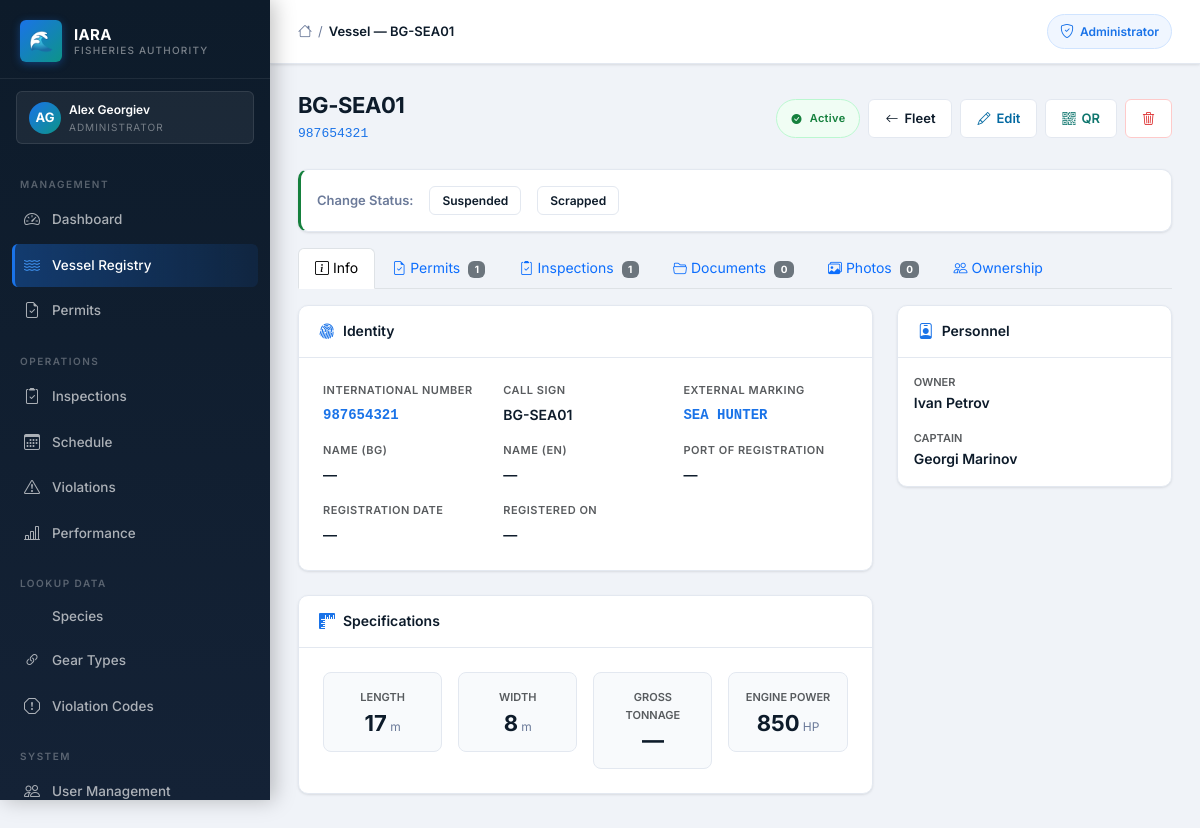
Before: /admin/vessels/1 (signed in) with the older database file.
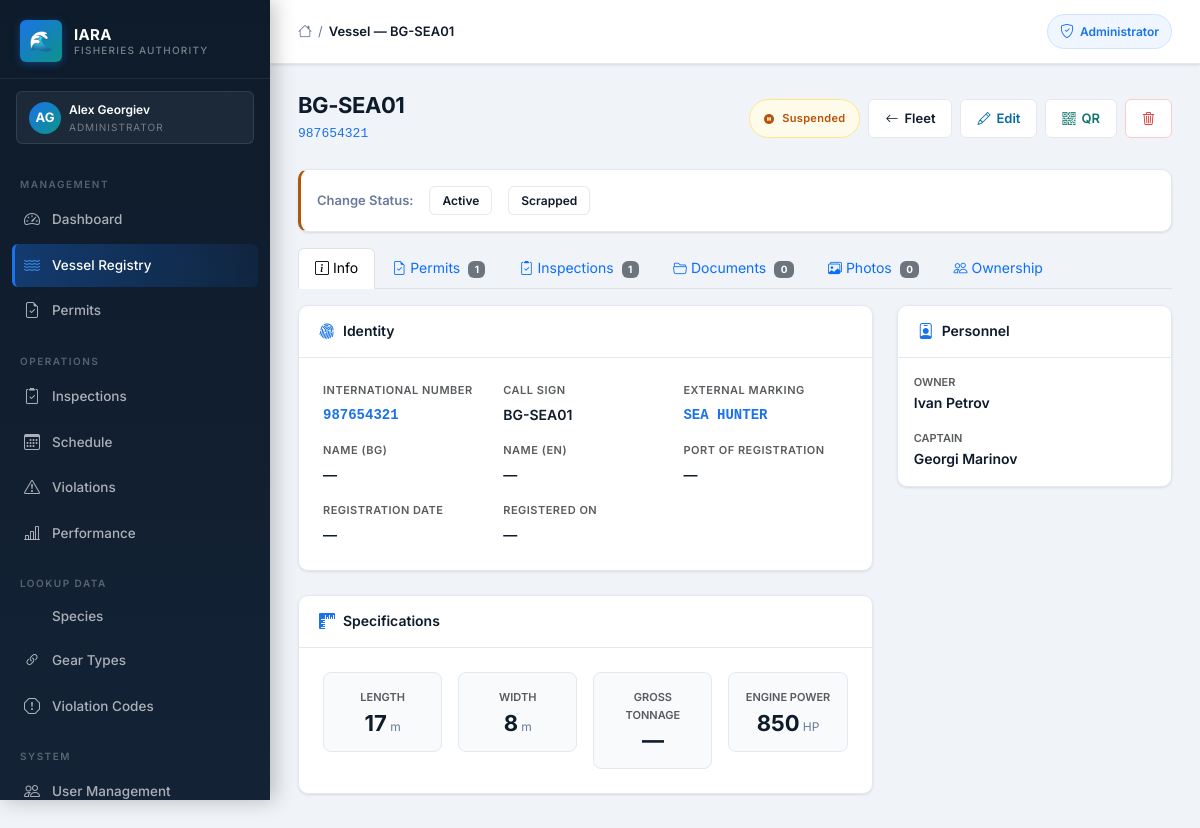
After: the same page with the newer database file.
### iara_app/models.py (models this page shows, shortened)
class Vessel(db.Model):
    __tablename__ = "vessel"
    id = db.Column(db.Integer, primary_key=True)
    international_number = db.Column(db.String(50), nullable=False, unique=True)
    call_sign            = db.Column(db.String(50), nullable=False)
    marking              = db.Column(db.String(50), nullable=False)
    name_bg = db.Column(db.String(150))
    name_en = db.Column(db.String(150))
    port_registration = db.Column(db.String(100))
    registration_date = db.Column(db.Date)
    status = db.Column(db.String(20), nullable=False, default=VesselStatus.ACTIVE.value)
    length        = db.Column(db.Float, nullable=False)
    width         = db.Column(db.Float, nullable=False)
    gross_tonnage = db.Column(db.Float)
    engine_power  = db.Column(db.Integer, nullable=False)
    owner_name   = db.Column(db.String(100), nullable=False)
    owner_egn    = db.Column(db.String(20))
    captain_name = db.Column(db.String(100), nullable=False)
    created_at = db.Column(db.DateTime, default=datetime.utcnow)
    permits              = db.relationship("Permit", backref="vessel", lazy=True)
    inspections          = db.relationship("Inspection", backref="vessel", lazy=True)
    scheduled_inspections = db.relationship("ScheduledInspection", backref="vessel", lazy=True)
    documents            = db.relationship("VesselDocument", backref="vessel", lazy=True, cascade="all, delete-orphan")
    photos               = db.relationship("VesselPhoto", backref="vessel", lazy=True, cascade="all, delete-orphan")
    ownership_history    = db.relationship("VesselOwnershipHistory", backref="vessel", lazy=True, cascade="all, delete-orphan")

### iara_app/routes/admin.py (the view)
@bp.route("/vessels/<int:vessel_id>")
@login_required
@admin_required
def vessel_details(vessel_id):
    vessel   = db.get_or_404(Vessel, vessel_id)
    doc_form   = VesselDocumentUploadForm()
    photo_form = VesselPhotoUploadForm()
    own_form   = VesselOwnershipForm()
    active_tab = request.args.get("tab", "info")
    return render_template(
        "vessels/vessel_details.html",
        vessel=vessel,
        doc_form=doc_form,
        photo_form=photo_form,
        own_form=own_form,
        active_tab=active_tab,
        title=f"Vessel — {vessel.call_sign}"
    )

### iara_app/__init__.py (called while the page is built)
def create_app():
    app = Flask(__name__)
    app.config.from_object(Config)
    db.init_app(app)
    login_manager.init_app(app)
    migrate.init_app(app, db)
    csrf.init_app(app)
    from .models import User
    @login_manager.user_loader
    def load_user(user_id):
        user = db.session.get(User, int(user_id))   # SQLAlchemy 2.x style
        if user is None:
            return None
        if not user.is_active:
            return None
        return user
    from .routes import register_blueprints
    register_blueprints(app)
    scheduler.init_app(app)
    scheduler.start()
    scheduler.add_job(
        id="expire_permits_daily",
        func=expire_old_permits,
        trigger="interval",
        days=1
    )
    return app

### iara_app/templates/vessels/vessel_details.html (shortened to what the changed rows need)
{% extends "layout/base.html" %}
{% block content %}
{% set sc = {'Active':'#15803d','Suspended':'#b45309','Scrapped':'#dc2626'} %}
{% set sb = {'Active':'#f0fdf4','Suspended':'#fffbeb','Scrapped':'#fef2f2'} %}
{% set se = {'Active':'#bbf7d0','Suspended':'#fde68a','Scrapped':'#fecaca'} %}
{% set si = {'Active':'bi-check-circle-fill','Suspended':'bi-pause-circle-fill','Scrapped':'bi-x-circle-fill'} %}
<div class="page-header d-flex flex-wrap justify-content-between align-items-center mb-4">
  <div>
    <h1 class="page-title">{{ vessel.call_sign }}</h1>
    <p class="page-subtitle">
      <span style="font-family:monospace;color:var(--iara-blue);">{{ vessel.international_number }}</span>
    </p>
  </div>
  <div class="d-flex gap-2 flex-wrap">
    <span class="iara-badge" style="background:{{ sb[vessel.status] }};color:{{ sc[vessel.status] }};border:1px solid {{ se[vessel.status] }};padding:8px 14px;">
      <i class="bi {{ si[vessel.status] }} me-1"></i>{{ vessel.status }}
    </span>
    <a href="{{ url_for('admin.vessels') }}" class="btn-iara-secondary"><i class="bi bi-arrow-left"></i> Fleet</a>
    <a href="{{ url_for('admin.edit_vessel', vessel_id=vessel.id) }}" class="btn-iara-secondary" style="color:#0369a1;"><i class="bi bi-pencil"></i> Edit</a>
    <a href="{{ url_for('admin.vessel_qr_print', vessel_id=vessel.id) }}" class="btn-iara-secondary" target="_blank" style="color:#0f766e;"><i class="bi bi-qr-code"></i> QR</a>
    <form method="POST" action="{{ url_for('admin.delete_vessel', vessel_id=vessel.id) }}"
          onsubmit="return confirm('Delete {{ vessel.call_sign }}?');" style="display:inline;">
      <button class="btn-iara-secondary" style="color:#dc2626;border-color:#fecaca;"><i class="bi bi-trash3"></i></button>
    </form>
  </div>
</div>
<div class="iara-card mb-3 p-3 d-flex align-items-center gap-3 flex-wrap" style="border-left:3px solid {{ sc[vessel.status] }};">
  {% for s in ['Active','Suspended','Scrapped'] %}
    {% if s != vessel.status %}
    <form method="POST" action="{{ url_for('admin.vessel_change_status', vessel_id=vessel.id) }}" style="display:inline;">
      <button type="submit" class="btn-iara-secondary" style="font-size:12px;padding:4px 12px;"
              onclick="return {{ 'confirm(\'This will expire all active permits. Continue?\')' if s == 'Scrapped' else 'true' }}">
        {{ s }}
      </button>
    </form>
    {% endif %}
  {% endfor %}
</div>
{% if active_tab == 'info' %}
<div class="row g-4">
  <div class="col-lg-8">
    <div class="iara-card mb-4">
      <div class="iara-card-header"><h2 class="iara-card-title"><i class="bi bi-fingerprint"></i> Identity</h2></div>
      <div class="iara-card-body p-4">
        <div class="row g-3">
          {% macro field(label, val, mono=false) %}
          <div class="col-md-4">
            <div class="text-muted" style="font-size:11px;font-weight:600;text-transform:uppercase;letter-spacing:.5px;margin-bottom:4px;">{{ label }}</div>
            <div style="font-size:14px;font-weight:600;{% if mono %}font-family:monospace;color:var(--iara-blue);{% endif %}">{{ val or '—' }}</div>
          </div>
          {% endmacro %}
          {{ field('International Number', vessel.international_number, true) }}
          {{ field('Call Sign', vessel.call_sign) }}
          {{ field('External Marking', vessel.marking, true) }}
          {{ field('Name (BG)', vessel.name_bg) }}
          {{ field('Name (EN)', vessel.name_en) }}
          {{ field('Port of Registration', vessel.port_registration) }}
          {{ field('Registration Date', vessel.registration_date) }}
          {{ field('Registered On', vessel.created_at.strftime('%Y-%m-%d') if vessel.created_at else '—') }}
        </div>
      </div>
    </div>
    <div class="iara-card mb-4">
      <div class="iara-card-header"><h2 class="iara-card-title"><i class="bi bi-rulers"></i> Specifications</h2></div>
      <div class="iara-card-body p-4">
        <div class="row g-3">
          {% for label, val, unit in [('Length',vessel.length,'m'),('Width',vessel.width,'m'),('Gross Tonnage',vessel.gross_tonnage,'GT'),('Engine Power',vessel.engine_power,'HP')] %}
          <div class="col-md-3">
            <div class="p-3" style="background:#f8fafc;border:1px solid var(--border-color);border-radius:8px;text-align:center;">
              <div class="text-muted" style="font-size:11px;font-weight:600;text-transform:uppercase;">{{ label }}</div>
              <div style="font-size:22px;font-weight:700;line-height:1.1;margin-top:4px;">{{ val or '—' }}<span style="font-size:12px;font-weight:400;color:var(--text-secondary);"> {{ unit if val }}</span></div>
            </div>
          </div>
          {% endfor %}
        </div>
      </div>
    </div>
  </div>
  <div class="col-lg-4">
    {% set primary_photo = vessel.photos|selectattr('is_primary')|first %}
    <div class="iara-card mb-4">
      <div class="iara-card-header"><h2 class="iara-card-title"><i class="bi bi-person-badge"></i> Personnel</h2></div>
      <div class="iara-card-body p-3">
        <div class="mb-3">
          <div class="text-muted" style="font-size:11px;text-transform:uppercase;font-weight:600;">Owner</div>
          <div style="font-size:14px;font-weight:600;">{{ vessel.owner_name }}</div>
        </div>
        <div>
          <div class="text-muted" style="font-size:11px;text-transform:uppercase;font-weight:600;">Captain</div>
          <div style="font-size:14px;font-weight:600;">{{ vessel.captain_name }}</div>
        </div>
      </div>
    </div>
  </div>
</div>
{% endif %}
{% endblock %}

Changed rows visible on the page:
changed Vessel "HP": status "Active" → "Suspended"
Other visible differences:
new list line: "Active"
list line gone: "Suspended"
